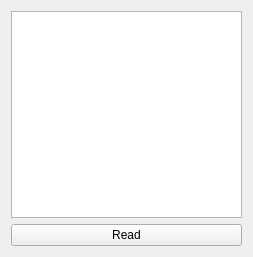
<?xml version="1.0" encoding="UTF-8"?>
<ui version="4.0">
 <class>CamXmlReader</class>
 <widget class="QWidget" name="CamXmlReader">
  <property name="geometry">
   <rect>
    <x>0</x>
    <y>0</y>
    <width>253</width>
    <height>257</height>
   </rect>
  </property>
  <property name="windowTitle">
   <string>CamXmlReader</string>
  </property>
  <layout class="QVBoxLayout" name="verticalLayout_2">
   <item>
    <layout class="QVBoxLayout" name="verticalLayout">
     <item>
      <widget class="QTextEdit" name="te_display"/>
     </item>
     <item>
      <widget class="QPushButton" name="btn_read">
       <property name="text">
        <string>Read</string>
       </property>
      </widget>
     </item>
    </layout>
   </item>
  </layout>
 </widget>
 <resources/>
 <connections/>
</ui>
